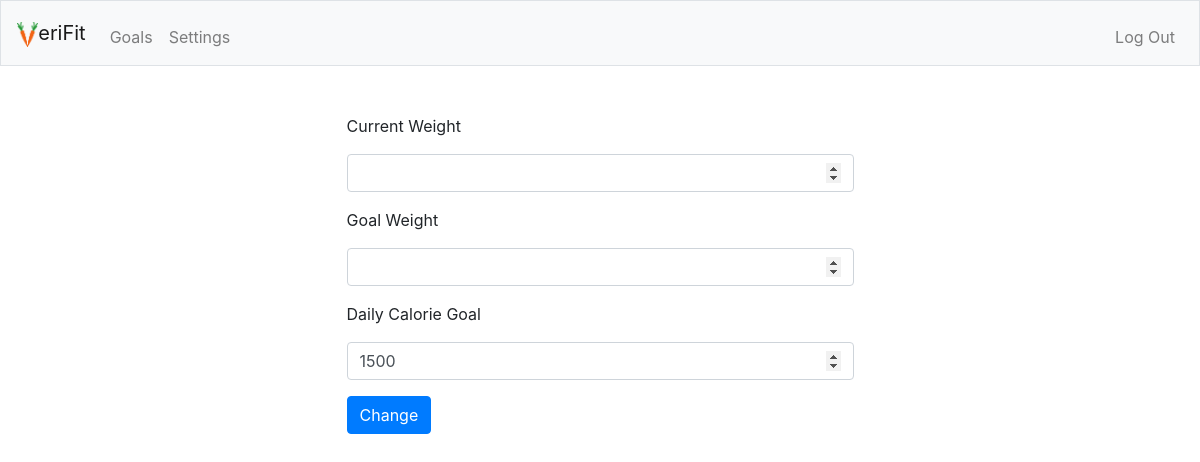
Page /goals (signed in) on the earlier database version.
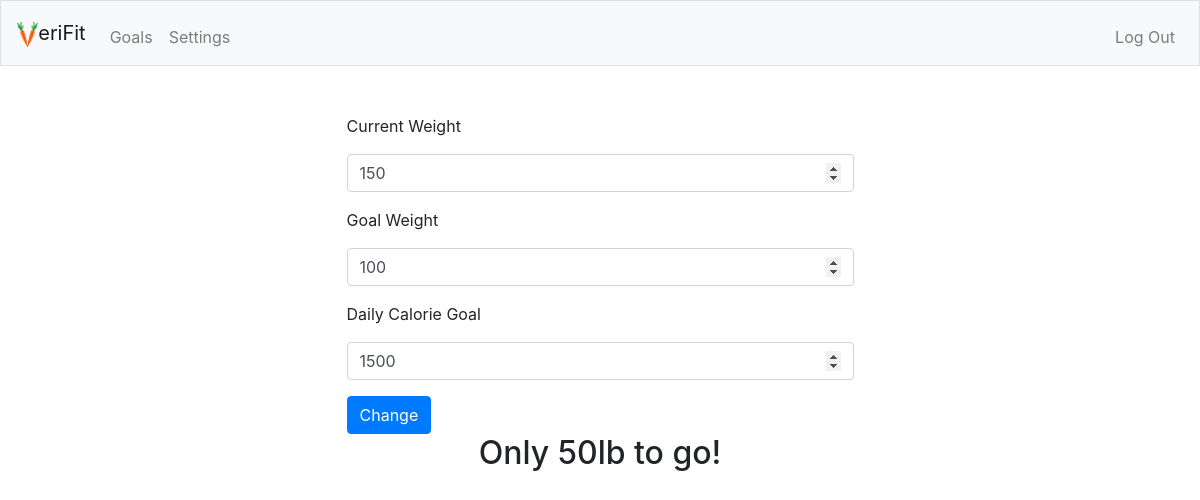
Same page on the later database version.
### tables this page shows
CREATE TABLE goals (uid integer, currWeight integer, goalWeight integer, calories integer, foreign key (uid) references users (id));

### application.py (the view)
@app.route("/goals", methods=["GET", "POST"])
@login_required
def goals():
    if request.method == "POST":
        currWeight = request.form.get("currWeight")
        goalWeight = request.form.get("goalWeight")
        calories = request.form.get("calories")
        update_goals(session.get("user_id"), currWeight, goalWeight, calories)
        return redirect("/goals")
    else:
        goals = get_goals(session.get("user_id"))
        return render_template("goals.html", goals=goals)

### application.py (called while the page is built)
@app.after_request
def after_request(response):
    response.headers["Cache-Control"] = "no-cache, no-store, must-revalidate"
    response.headers["Expires"] = 0
    response.headers["Pragma"] = "no-cache"
    return response

### utils.py (called while the page is built)
def login_required(f):
    @wraps(f)
    def decorated_function(*args, **kwargs):
        if session.get("user_id") is None:
            return redirect("/login")
        return f(*args, **kwargs)
    return decorated_function

def get_goals(user):
    conn = sqlite3.connect("verifit.db")
    db = conn.cursor()
    db.execute("Select currWeight, goalWeight, calories from goals where uid=?", (user,))
    rec = db.fetchone()
    if not rec:
        db.execute("Insert into goals values (?, ?, ?, ?)", (user, None, None, None))
        conn.commit()
        goals = {
            "currWeight": None,
            "goalWeight": None,
            "calories": None
        }
    else:
        goals = {
            "currWeight": rec[0],
            "goalWeight": rec[1],
            "calories": rec[2]
        }
    conn.close()
    return goals

### templates/goals.html (shortened to what this page needs)
{% extends "layout.html" %}
{% block main %}
    <div class="container p-5">
        <div class="row">
            <span class="col-3"></span>
            <form action="/goals" method="post" class="col-6">
                <div class="form-group">
                    <p>Current Weight</p>
                    <input autocomplete="off" autofocus class="form-control" min=0 name="currWeight" value="{{goals.currWeight}}" type="number">
                </div>
                <div class="form-group">
                    <p>Goal Weight</p>
                    <input autocomplete="off" class="form-control" name="goalWeight" min=0 value="{{goals.goalWeight}}" type="number">
                </div>
                <div class="form-group">
                    <p>Daily Calorie Goal</p>
                    <input class="form-control" name="calories" value="{{goals.calories}}" min=1000 type="number">
                </div>
                <button class="btn btn-primary" type="submit">Change</button>
            </form>
        </div>
        <div class="row">
            <span class="col-3"></span>
            <h2 class="text-center col-6">
                {% if (goals.goalWeight and goals.currWeight) and (goals.currWeight - goals.goalWeight > 0) %}
                    Only {{goals.currWeight - goals.goalWeight}}lb to go!
                {% endif %}
            </h2>
        </div>
    </div>
{% endblock %}

### templates/layout.html (shortened to what this page needs)
<!DOCTYPE html>
<html lang="en">
    <head>
        <link href="https://maxcdn.bootstrapcdn.com/bootstrap/4.1.3/css/bootstrap.min.css" rel="stylesheet">
        <link href="/static/styles.css" rel="stylesheet">
    </head>
    <body>
        <nav class="navbar navbar-expand-md navbar-light bg-light border">
            <a class="navbar-brand" href="/"><img src="/static/favicon.png" height="25px" class="my-auto">eriFit</a>
            <div class="collapse navbar-collapse" id="navbar">
                {% if session.user_id %}
                    <ul class="navbar-nav mr-auto mt-2">
                        <li class="nav-item"><a class="nav-link" href="/goals">Goals</a></li>
                        <li class="nav-item"><a class="nav-link" href="/settings">Settings</a></li>
                    </ul>
                    <ul class="navbar-nav ml-auto mt-2">
                        <li class="nav-item"><a class="nav-link" href="/logout">Log Out</a></li>
                    </ul>
                {% else %}
                    <ul class="navbar-nav ml-auto mt-2">
                        <li class="nav-item"><a class="nav-link" href="/register">Register</a></li>
                        <li class="nav-item"><a class="nav-link" href="/login">Log In</a></li>
                    </ul>
                {% endif %}
            </div>
        </nav>
        {% block main %}{% endblock %}
    </body>
</html>

Differences in the rows shown:
changed goals: currWeight (not shown) → "150"; goalWeight (not shown) → "100"; goals.currWeight-goals.goalWeight (not shown) → "50"
Other differences:
text now shown: "Only lb to go!"
